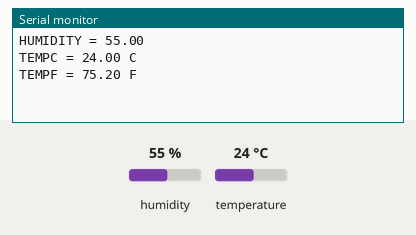
Recording of a sketch running on a simulated Arduino Uno, built with avr-gcc and run on an emulated ATmega328P. On the bench: the last lines printed to the serial monitor. Inputs (shaded band) come from the test bench; at power-on: humidity 55 %, temperature 24 °C.

Above: at 1.7 s.
1.8 s: humidity set to 22 %
At 3.1 s:
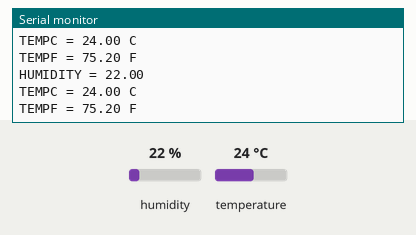
4.5 s: temperature set to 12 °C
At 5.6 s:
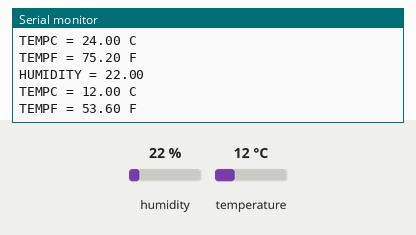
7.2 s: humidity set to 40 %
At 9.3 s:
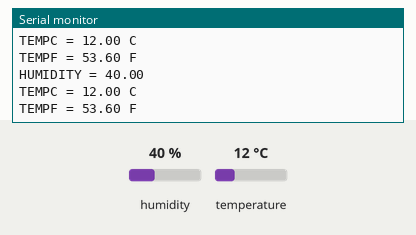
Timing chart, 0 to 10.8 s (numbered marks = the images above; inputs shaded):
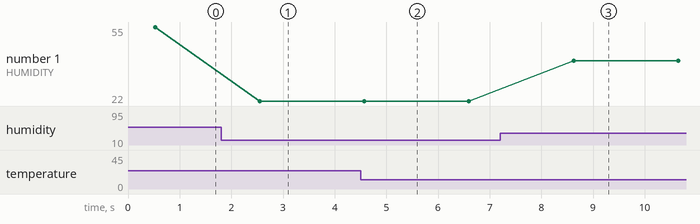

The sketch:

DHT11_MODULE_USE.ino
```cpp
#include<DHT.h>
#define TYPE DHT11
int sensepin=8;
DHT HT(sensepin,TYPE);
float humidity;
float tempc;
float tempf;
void setup() {
  // put your setup code here, to run once:
Serial.begin(9600);
HT.begin();
delay(500);
}

void loop() {
  // put your main code here, to run repeatedly:
humidity=HT.readHumidity();
tempc=HT.readTemperature();
tempf=HT.readTemperature(true);
Serial.print("HUMIDITY = ");
Serial.println(humidity);
Serial.print("TEMPC = ");
Serial.print(tempc);
Serial.println(" C ");
Serial.print("TEMPF = ");
Serial.print(tempf);
Serial.println(" F ");
delay(2000);
}
```

Measured:
- after the input at 1.8 s, the serial monitor: prints a new line after 0.75 s (image 1)
- after the input at 4.5 s, the serial monitor: prints a new line after 0.09 s (image 2)
- after the input at 7.2 s, the serial monitor: prints a new line after 1.4 s (image 3)
- plotted number 1: 55 → 22 after the input at 1.8 s, 22 → 40 after the input at 7.2 s
